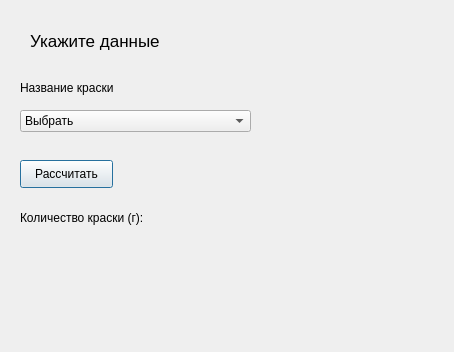
<?xml version="1.0" encoding="UTF-8"?>
<ui version="4.0">
 <class>Paints</class>
 <widget class="QDialog" name="Paints">
  <property name="geometry">
   <rect>
    <x>0</x>
    <y>0</y>
    <width>454</width>
    <height>352</height>
   </rect>
  </property>
  <property name="windowTitle">
   <string>Dialog</string>
  </property>
  <widget class="QLabel" name="label_8">
   <property name="geometry">
    <rect>
     <x>30</x>
     <y>30</y>
     <width>181</width>
     <height>21</height>
    </rect>
   </property>
   <property name="font">
    <font>
     <pointsize>13</pointsize>
    </font>
   </property>
   <property name="text">
    <string>Укажите данные</string>
   </property>
  </widget>
  <widget class="QComboBox" name="typeCmbx">
   <property name="geometry">
    <rect>
     <x>20</x>
     <y>110</y>
     <width>231</width>
     <height>22</height>
    </rect>
   </property>
   <item>
    <property name="text">
     <string>Выбрать</string>
    </property>
   </item>
   <item>
    <property name="text">
     <string>Для потолка</string>
    </property>
   </item>
   <item>
    <property name="text">
     <string>Латексная краска</string>
    </property>
   </item>
   <item>
    <property name="text">
     <string>Масляная краска</string>
    </property>
   </item>
   <item>
    <property name="text">
     <string>Резиновая краска</string>
    </property>
   </item>
   <item>
    <property name="text">
     <string>Полиуретановая краска</string>
    </property>
   </item>
   <item>
    <property name="text">
     <string>Огнезащитная краска</string>
    </property>
   </item>
   <item>
    <property name="text">
     <string>Алкидная краска</string>
    </property>
   </item>
   <item>
    <property name="text">
     <string>Водоэмульсионная краска</string>
    </property>
   </item>
   <item>
    <property name="text">
     <string>Силикатная краска</string>
    </property>
   </item>
   <item>
    <property name="text">
     <string>По штукатурке</string>
    </property>
   </item>
   <item>
    <property name="text">
     <string>По шпаклевке</string>
    </property>
   </item>
   <item>
    <property name="text">
     <string>По короеду</string>
    </property>
   </item>
   <item>
    <property name="text">
     <string>По ржавчине</string>
    </property>
   </item>
   <item>
    <property name="text">
     <string>По дереву</string>
    </property>
   </item>
   <item>
    <property name="text">
     <string>По бетону</string>
    </property>
   </item>
   <item>
    <property name="text">
     <string>По металлу</string>
    </property>
   </item>
  </widget>
  <widget class="QPushButton" name="btnCalc">
   <property name="geometry">
    <rect>
     <x>20</x>
     <y>160</y>
     <width>93</width>
     <height>28</height>
    </rect>
   </property>
   <property name="text">
    <string>Рассчитать</string>
   </property>
  </widget>
  <widget class="QLabel" name="label_10">
   <property name="geometry">
    <rect>
     <x>20</x>
     <y>210</y>
     <width>151</width>
     <height>16</height>
    </rect>
   </property>
   <property name="text">
    <string>Количество краски (г):</string>
   </property>
  </widget>
  <widget class="QLabel" name="outputPaintsWeight">
   <property name="geometry">
    <rect>
     <x>170</x>
     <y>210</y>
     <width>55</width>
     <height>16</height>
    </rect>
   </property>
   <property name="text">
    <string/>
   </property>
   <property name="textFormat">
    <enum>Qt::RichText</enum>
   </property>
  </widget>
  <widget class="QLabel" name="label">
   <property name="geometry">
    <rect>
     <x>20</x>
     <y>80</y>
     <width>111</width>
     <height>16</height>
    </rect>
   </property>
   <property name="text">
    <string>Название краски</string>
   </property>
  </widget>
 </widget>
 <resources/>
 <connections/>
</ui>
